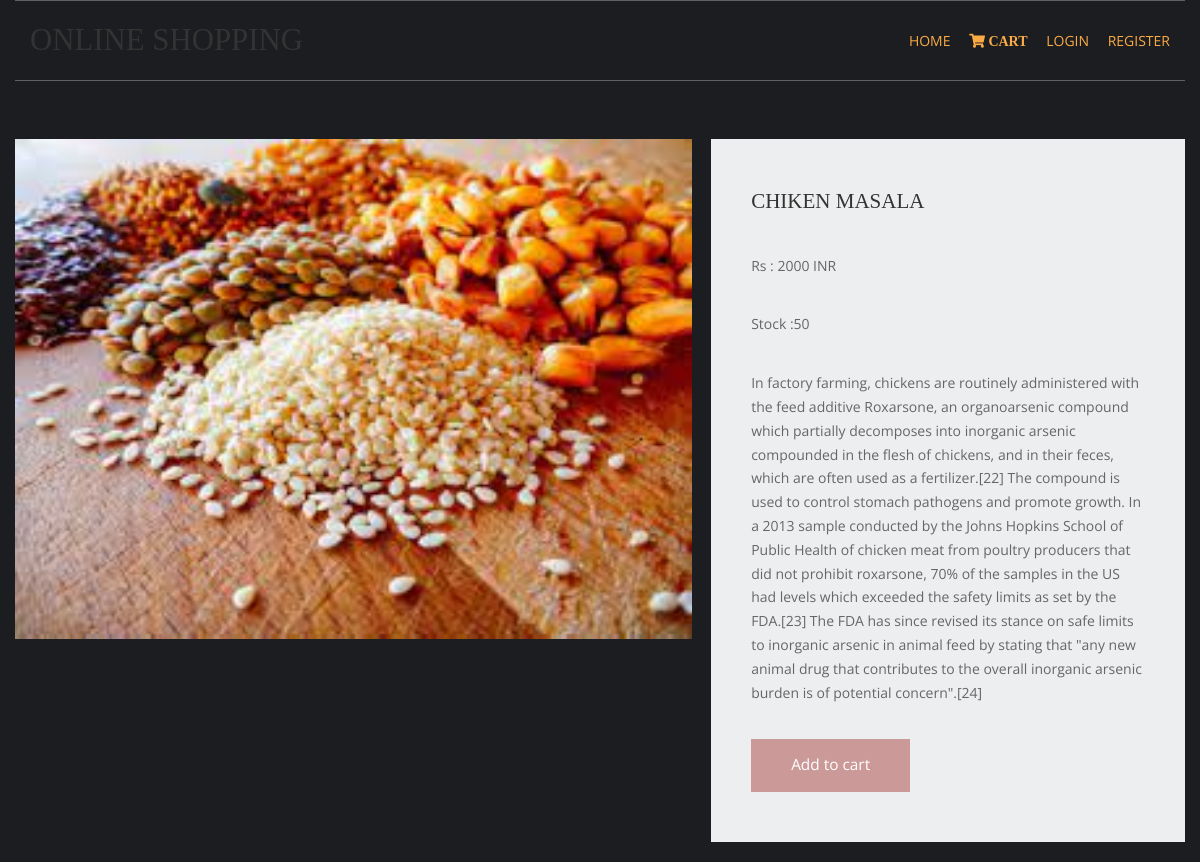
Page /chicken/chiken-masala (signed in) on the committed database.
### shopapp/models.py (models this page shows, shortened)
class product(models.Model):
    name=models.CharField(max_length=225,unique=True)
    slug=models.SlugField(max_length=225,unique=True)
    img=models.ImageField(upload_to='product')
    des=models.TextField()
    stock=models.IntegerField()
    available=models.BooleanField()
    price=models.IntegerField()
    cata=models.ForeignKey(catag,on_delete=models.CASCADE)

### shopapp/views.py (the view)
# urls.py: path('<slug:slugs>/<slug:prdslug>',views.prddetails,name='detail'),
def prddetails(requst,slugs,prdslug):
    try:
        prod=product.objects.get(cata__slug=slugs,slug=prdslug)
    except Exception as e:
        raise e
    return render(requst,'item.html',{'pr':prod})

### carts/context_processor.py (called while the page is built)
def count(request):
    itemcount=0;
    if 'admin' in request.path:
        return {}
    else:
        try:
           ct=cartlist.objects.filter(cartid=cartidd(request))
           cti=item.objects.all().filter(cart=ct[:1])
           for c in cti:
               itemcount+=c.qlt
        except cartlist.DoesNotExist:
            itemcount=0
        return dict(its=itemcount)

### carts/views.py (called while the page is built)
def cartidd(request):
    cid=request.session.session_key
    if not cid:
        cid=request.session_create()
    return cid

### templates/item.html (shortened to what this page needs)
{% extends 'base.html' %}
{% load static %}
{% block content %}
    <link href="{% static 'pr/fontawesome/css/all.min.css'%}" rel="stylesheet" />
    <link href="{% static 'pr/css/templatemo-comparto.css'%}" rel="stylesheet" />
</head>
<body>
  <br><br>
        <section class="tm-mb-1" id="about">
            <div class="tm-row tm-about-row">
                <div class="tm-section-1-l">
                    <img src="{{pr.img.url}}" alt="About image" class="tm-img-responsive" style="width:700;height:500;">
                </div>
                <article class="tm-section-1-r tm-bg-color-8">
                    <h2 class="tm-mb-2 tm-title-color">{{pr.name}}</h2>
                    <p>Rs  : {{pr.price}} INR</p>
                     <p>Stock :{{pr.stock}}</p>
                     <p>{{pr.des}}</p>
{% if pr.stock <= 0 %}
                    <h1 style="color:red;">OOOPS OUT OFSTOCK!</h1>
                        {% else %}
                    <a href="{% url 'addcarts' pr.id %}" class="tm-btn tm-btn-1 tm-link-to-services">Add to cart</a>
  {% endif %}
                </article>
            </div>
        </section>
{% endblock %}

### static/hm/layout/styles/layout.css (style rules this page uses)
*, *::before, *::after { transition:all .3s ease-in-out; }
body { color:#A5A6AA; background-color:#1C1D21; }
a { color:#FBAB45; }

### static/pr/css/templatemo-comparto.css (style rules this page uses)
*, *::before, *::after { box-sizing: border-box; outline: none; }
ul, h1, h2, h3, h4, p, figure { padding: 0; margin: 0; }
body { font-family: 'Open Sans', Arial, sans-serif; font-size: 18px; overflow-x: hidden; padding-left: 15px; padding-right: 15px; margin: 0; }
h2 { font-size: 1.5rem; }
a { transition: all 0.3s ease; text-decoration: none; }
p { color: #666; line-height: 1.7; margin-bottom: 35px; }
h1, h2, h3, h4, h5, h6 { color: #333; }
.tm-mb-1 { margin-bottom: 20px; }
.tm-mb-2 { margin-bottom: 40px; }
.tm-bg-color-8 { background-color: #EDEEEF; }
.tm-img-responsive { max-width: 100%; height: auto; }
.tm-section-1-l { width: 57.85%; margin-right: 1.65%; }
.tm-section-1-r { padding: 50px 40px; width: 40.5%; }
.tm-row { display: flex; }
.tm-btn { display: inline-block; padding: 15px 40px; font-size: 1.1rem; border: none; background-color: #CC9999; color: white; }
a { color: #666; }

### static/hm/layout/styles/framework.css (style rules this page uses)
html { overflow-y:scroll; overflow-x:hidden; }
html, body { margin:0; padding:0; font-size:14px; line-height:1.6em; }
*, *::before, *::after { box-sizing:border-box; }
a { outline:none; text-decoration:none; }
img { width:auto; max-width:100%; height:auto; margin:0; padding:0; border:none; line-height:normal; vertical-align:middle; }
body, input, textarea, select { font-family:Verdana, Geneva, sans-serif; }
h1, h2, h3, h4, h5, h6, .heading { font-family:Georgia, "Times New Roman", Times, serif; }
::placeholder { opacity:1; }
h1, h2, h3, h4, h5, h6, .heading { margin:0 0 20px 0; font-size:1.4rem; line-height:normal; font-weight:normal; text-transform:uppercase; }
address, article, aside, figcaption, figure, footer, header, main, nav, section { display:block; margin:0; padding:0; }

### rows in the picture
product: img (picture), name "CHIKEN MASALA", price "2000", stock "50", des "In factory farming, chickens are routinely administered with the feed additive Roxarsone, an organoarsenic compound which partially decomposes into inorganic arsenic compounded in the flesh of chickens, and in their feces, which are often used as a fertilizer.[22] The compound is used to control stomach pathogens and promote growth. In a 2013 sample conducted by the Johns Hopkins School of Public Health of chicken meat from poultry producers that did not prohibit roxarsone, 70% of the samples in the US had levels which exceeded the safety limits as set by the FDA.[23] The FDA has since revised its stance on safe limits to inorganic arsenic in animal feed by stating that \"any new animal drug…"
